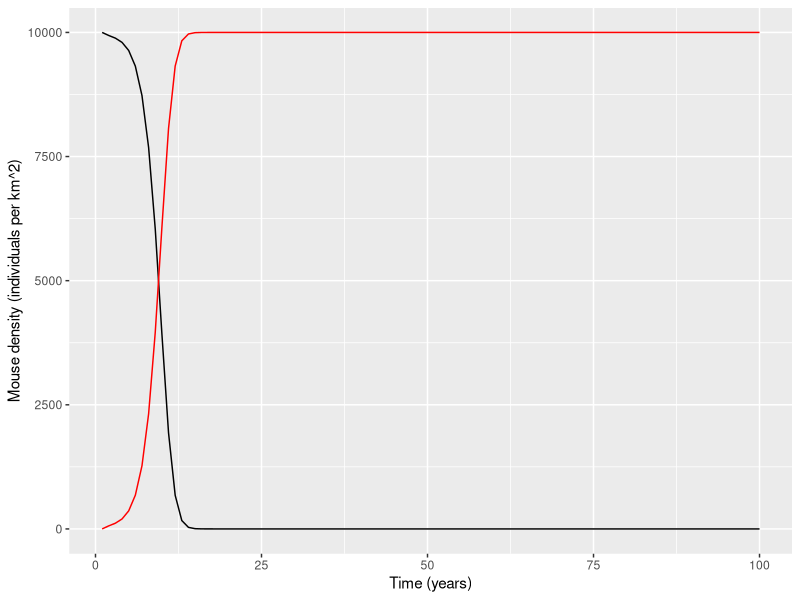
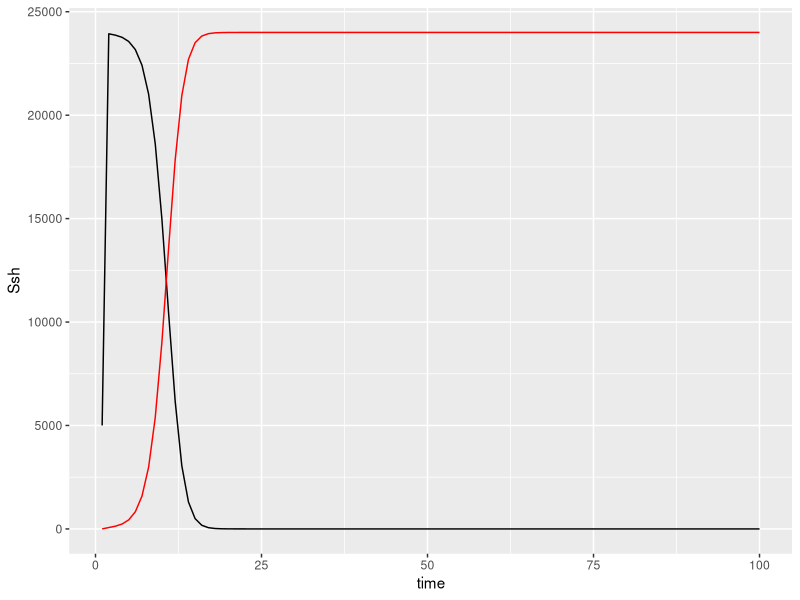
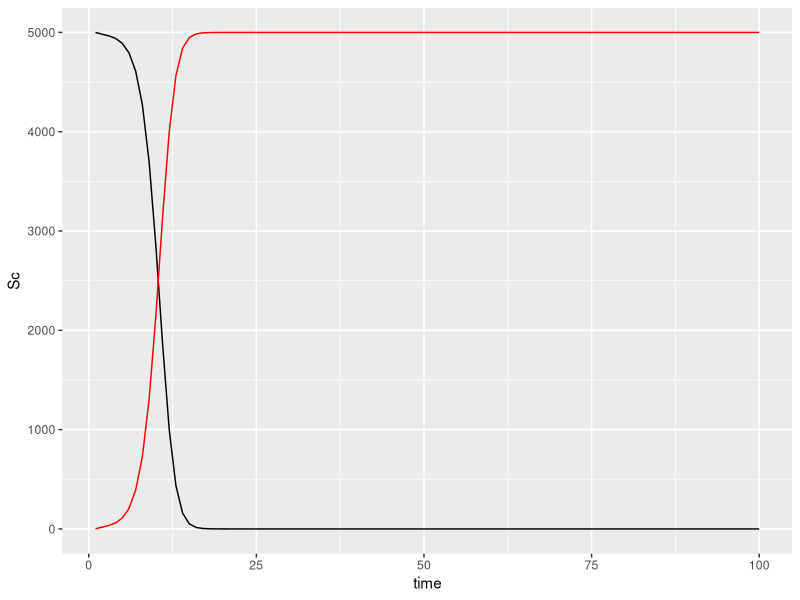
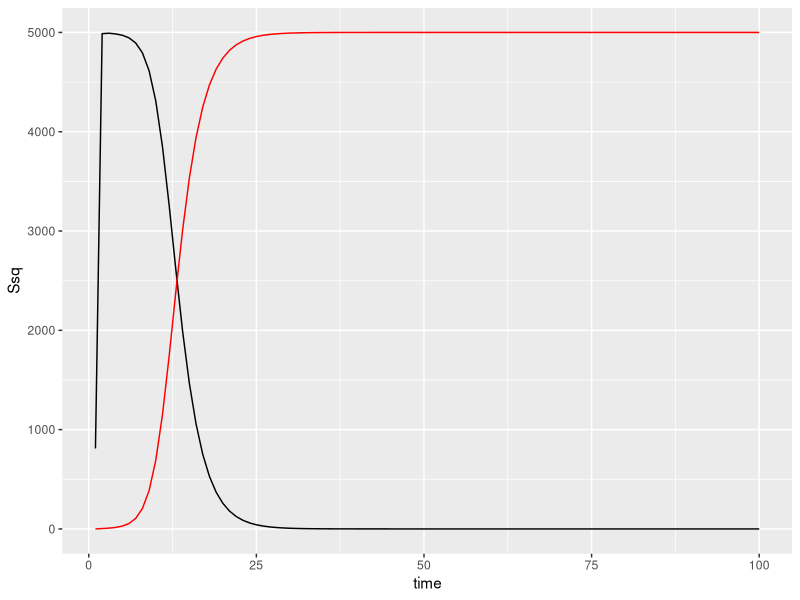
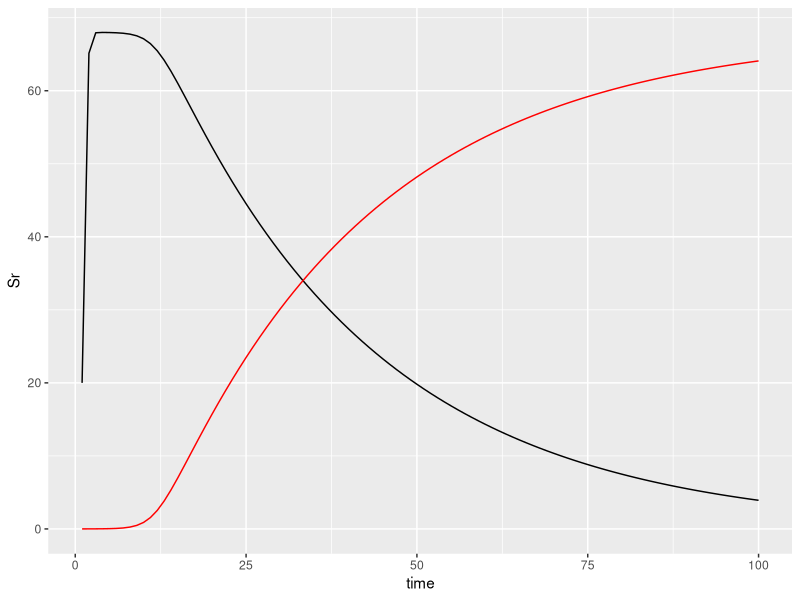
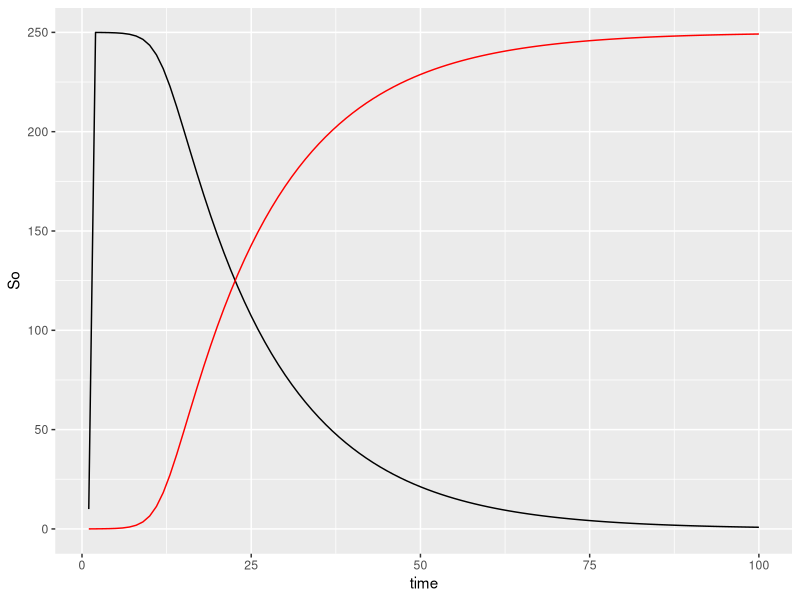
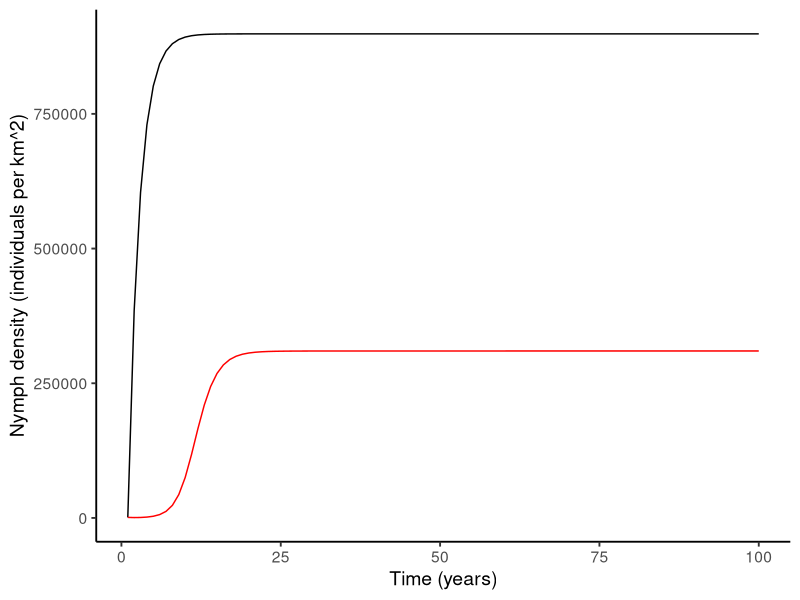

These figures' R source, in order: (Note: this script raises an error after producing the figures.)
library(deSolve)
library(dplyr)
library(ggplot2)

pars <- c(u = 0.2,
          b = 80000,
          rfp = 0,
          gfp = 0,
          coyp = 0,
          Tmt1 = 0.921,
          Tmt2 = 0.465,
          Tmt3 = 0.55,
          Tmt4 = 0.147,
          Tmt5 = 0.013,
          Tmt6 = 0.026,
          r1 = 16.65,
          r2 = 18,
          r3 = 7.5,
          r4 = 8,
          r5 = 4,
          r6 = 16,
          K1 = 10000,
          K2 = 24000,
          K3 = 5000,
          K4 = 5000,
          K5 = 68,
          K6 = 250,
          v = 500000,
          p_rf_wfm = 0.01825,
          p_gf_wfm = 0.04108,
          p_coy_wfm = 0.06388,
          p_rf_sh = 0.00366,
          p_gf_sh = 0.00102,
          p_coy_sh = 0.06352,
          p_rf_ch = 0,
          p_gf_ch = 0.00185,
          p_coy_ch = 0,
          p_rf_sq = 0.008148,
          p_gf_sq = 0.00333,
          p_coy_sq = 0.06086,
          p_rf_rac = 0.053,
          p_gf_rac = 0.00675,
          p_coy_rac = 0.0493,
          p_rf_op = 0.041,
          p_gf_op = 0.0031,
          p_coy_op = 0.726
          
)

pars_og <- pars

full_model <- function(pars, times) {
  # initial state 
  state <- c(Nm = 10000, Nsh = 5000, Nc = 5000, Nsq = 810, Nr = 20, No = 10, Sm = 10000, Ssh = 5000, Sc = 5000, Ssq = 810, Sr = 20, So = 10, Im = 0, Ish = 0, Ic = 0, Isq = 0, Ir = 0, Io = 0, St = 1000, It = 1000, Jt = 0)
  # derivative
  deriv <- function(t, state, pars) {
    with(as.list(c(state, pars)), {
      d_Nm = r1*Nm*(1-Nm/K1) -Nm*(p_rf_wfm*rfp +p_gf_wfm*gfp +p_coy_wfm*coyp)
      d_Nsh = r2*Nsh*(1-Nsh/K2) -Nsh*(p_rf_sh*rfp +p_gf_sh*gfp +p_coy_sh*coyp)
      d_Nc = r3*Nc*(1-Nc/K3) -Nc*(p_rf_ch*rfp + p_gf_ch*gfp + p_coy_ch*coyp)
      d_Nsq = r4*Nsq*(1-Nsq/K4) -Nsq*(p_rf_sq*rfp +p_gf_sq*gfp +p_coy_sq*coyp)
      d_Nr = r5*Nr*(1-Nr/K5) -Nr*(p_rf_rac*rfp +p_gf_rac*gfp +p_coy_rac*coyp)
      d_No = r6*No*(1-No/K6) -No*(p_rf_op*rfp +p_gf_op*gfp +p_coy_op*coyp)
      d_Sm = r1*Nm*(1-Nm/K1) -Tmt1*It*Sm/(b+Nm+Nsh+Nc+Nsq+Nr+No) -(Sm/Nm)*Nm*(p_rf_wfm*rfp +p_gf_wfm*gfp +p_coy_wfm*coyp)
      d_Ssh = r2*Nsh*(1-Nsh/K2) -Tmt2*It*Ssh/(b+Nm+Nsh+Nc+Nsq+Nr+No) -(Ssh/Nsh)*Nsh*(p_rf_sh*rfp +p_gf_sh*gfp +p_coy_sh*coyp)
      d_Sc = r3*Nc*(1-Nc/K3) -Tmt3*It*Sc/(b+Nm+Nsh+Nc+Nsq+Nr+No) -(Sc/Nc)*Nc*(p_rf_ch*rfp + p_gf_ch*gfp + p_coy_ch*coyp)
      d_Ssq = r4*Nsq*(1-Nsq/K4) -Tmt4*It*Ssq/(b+Nm+Nsh+Nc+Nsq+Nr+No) -(Ssq/Nsq)*Nsq*(p_rf_sq*rfp +p_gf_sq*gfp +p_coy_sq*coyp)
      d_Sr = r5*Nr*(1-Nr/K5) -Tmt5*It*Sr/(b+Nm+Nsh+Nc+Nsq+Nr+No) -(Sr/Nr)*Nr*(p_rf_rac*rfp +p_gf_rac*gfp +p_coy_rac*coyp)
      d_So = r6*No*(1-No/K6) -Tmt6*It*So/(b+Nm+Nsh+Nc+Nsq+Nr+No) -(So/No)*No*(p_rf_op*rfp +p_gf_op*gfp +p_coy_op*coyp)
      d_Im = Tmt1*It*Sm/(b+Nm+Nsh+Nc+Nsq+Nr+No) -(Im/Nm)*Nm*(p_rf_wfm*rfp +p_gf_wfm*gfp +p_coy_wfm*coyp)
      d_Ish = Tmt2*It*Ssh/(b+Nm+Nsh+Nc+Nsq+Nr+No) -(Ish/Nsh)*Nsh*(p_rf_sh*rfp +p_gf_sh*gfp +p_coy_sh*coyp)
      d_Ic = Tmt3*It*Sc/(b+Nm+Nsh+Nc+Nsq+Nr+No) -(Ic/Nc)*Nc*(p_rf_ch*rfp + p_gf_ch*gfp + p_coy_ch*coyp)
      d_Isq = Tmt4*It*Ssq/(b+Nm+Nsh+Nc+Nsq+Nr+No) -(Isq/Nsq)*Nsq*(p_rf_sq*rfp +p_gf_sq*gfp +p_coy_sq*coyp)
      d_Ir = Tmt5*It*Sr/(b+Nm+Nsh+Nc+Nsq+Nr+No) -(Ir/Nr)*Nr*(p_rf_rac*rfp +p_gf_rac*gfp +p_coy_rac*coyp)
      d_Io = Tmt6*It*So/(b+Nm+Nsh+Nc+Nsq+Nr+No) -(Io/No)*No*(p_rf_op*rfp +p_gf_op*gfp +p_coy_op*coyp)
      d_St = v - St*(Nm+Nsh+Nc+Nsq+Nr+No)/(b+Nm+Nsh+Nc+Nsq+Nr+No) - u*St

      d_It = St*(Tmt1*Im+Tmt2*Ish+Tmt3*Ic+Tmt4*Isq+Tmt5*Ir+Tmt6*Io)/(b+Nm+Nsh+Nc+Nsq+Nr+No) - (Nm+Nsh+Nc+Nsq+Nr+No)/(b+Nm+Nsh+Nc+Nsq+Nr+No)*It - u*It
      d_Jt = (Sm+Ssh+Sc+Ssq+Sr+So)+(((1-Tmt1)*Im)+((1-Tmt2)*Ish)+((1-Tmt3)*Ic)+((1-Tmt4)*Isq)+((1-Tmt5)*Ir)+((1-Tmt6)*Io))/(b+Nm+Nsh+Nc+Nsq+Nr+No)*St-(Nm+Nsh+Nc+Nsq+Nr+No)/(b+Nm+Nsh+Nc+Nsq+Nr+No)*Jt-u*Jt
    
      return(list(c(Nm = d_Nm, Nsh = d_Nsh, Nc = d_Nc, Nsq = d_Nsq, Nr = d_Nr, No = d_No, Sm = d_Sm, Ssh = d_Ssh, Sc = d_Sc, Ssq = d_Ssq, Sr = d_Sr, So = d_So, Im = d_Im, Ish = d_Ish, Ic = d_Ic, Isq = d_Isq, Ir = d_Ir, Io = d_Io, St = d_St, It = d_It, Jt = d_Jt)))
    })
  }
  # solve
  ode(y = state, times = times, func = deriv, parms = pars)
}

# run the model and check results
full_results <- full_model(pars = pars, times = 1:100)
full_results <- as_tibble(full_results)

## plot mice
full_results %>%
  ggplot(aes(time,Sm)) + 
  geom_line() +
  geom_line(aes(time,Im), col = 'red')+
  ylab("Mouse density (individuals per km^2)")+
  xlab("Time (years)")

## plot shrew
full_results %>%
  ggplot(aes(time,Ssh)) + 
  geom_line() +
  geom_line(aes(time,Ish), col = 'red')

## plot chipmunk
full_results %>%
  ggplot(aes(time,Sc)) + 
  geom_line() +
  geom_line(aes(time,Ic), col = 'red')

## plot squirrel
full_results %>%
  ggplot(aes(time,Ssq)) + 
  geom_line() +
  geom_line(aes(time,Isq), col = 'red')

## plot raccoon
full_results %>%
  ggplot(aes(time,Sr)) + 
  geom_line() +
  geom_line(aes(time,Ir), col = 'red')

## plot opossum
full_results %>%
  ggplot(aes(time,So)) + 
  geom_line() +
  geom_line(aes(time,Io), col = 'red')

## plot tick
full_results %>%
  ggplot(aes(time,St)) + 
  geom_line() +
  geom_line(aes(time,It), col = 'red')+
  ylab("Nymph density (individuals per km^2)")+
  xlab("Time (years)")+
  theme_classic(base_size = 14)
## NIP
full_results$It[100] / (full_results$It[100]+full_results$St[100])

#### run model with different predator densities
is.atomic(rf_results)
is.atomic(pars)
is.atomic(full_results)

full_results <- as.data.frame(full_results)

rf_results <- data.frame(rf=seq(from = 0, to = 25, length = 100), DIN = numeric(100), NIP = numeric (100))

pars <- pars_og

for (i in 1:100) {
  pars['rfp'] <- rf_results$rf[i]
  full_results <- full_model(pars = pars, times = 1:100)
  full_results <- as_tibble(full_results)
  rf_results$DIN[i] <- full_results$It[100]
  rf_results$NIP[i] <- full_results$It[100] / (full_results$It[100]+full_results$St[100])
}

xlab <- expression(paste("Red fox density (per km"^2, ')'))
ylab <- expression(paste("DIN (per km"^2, ')'))
NIP_range <- c(0.075,0.26)
DIN_range <- c(75000,310000)


rf_DIN <- rf_results%>%
  ggplot(aes(x=rf, y=DIN))+
  geom_line()+
  xlab(xlab)+
  ylab('')+
  ylim(DIN_range)+
  theme_classic(base_size = 14)
rf_DIN

rf_NIP <- rf_results%>%
  ggplot(aes(x=rf, y=NIP))+
  geom_line()+
  xlab(xlab)+
  ylab("")+
  ylim(NIP_range)+
  theme_classic(base_size = 14)
rf_NIP


gf_results <- data.frame(gf=seq(from = 0, to = 25, length = 100), DIN = numeric(100), NIP = numeric (100))

pars <- pars_og


for (i in 1:100) {
  pars['gfp'] <- gf_results$gf[i]
  full_results <- full_model(pars = pars, times = 1:100)
  full_results <- as_tibble(full_results)
  gf_results$DIN[i] <- full_results$It[100]
  gf_results$NIP[i] <- full_results$It[100] / (full_results$It[100]+full_results$St[100])
}

xlab <- expression(paste("Gray fox density (per km"^2, ')'))
ylab <- expression(paste("DIN (per km"^2, ')'))


gf_DIN <- gf_results%>%
  ggplot(aes(x=gf, y=DIN))+
  geom_line()+
  xlab(xlab)+
  ylab('')+
  ylim(DIN_range)+
  theme_classic(base_size = 14)
gf_DIN

gf_NIP <- gf_results%>%
  ggplot(aes(x=gf, y=NIP))+
  geom_line()+
  xlab(xlab)+
  ylab("")+
  ylim(NIP_range)+
  theme_classic(base_size = 14)
gf_NIP


coy_results <- data.frame(coy=seq(from = 0, to = 25, length = 100), DIN = numeric(100), NIP = numeric (100))

pars <- pars_og


for (i in 1:100) {
  pars['coyp'] <- coy_results$coy[i]
  full_results <- full_model(pars = pars, times = 1:100)
  full_results <- as_tibble(full_results)
  coy_results$DIN[i] <- full_results$It[100]
  coy_results$NIP[i] <- full_results$It[100] / (full_results$It[100]+full_results$St[100])
}

xlab <- expression(paste("Coyote density (per km"^2, ')'))
ylab <- expression(paste("DIN (per km"^2, ')'))


coy_DIN <- coy_results%>%
  ggplot(aes(x=coy, y=DIN))+
  geom_line()+
  xlab(xlab)+
  ylab(ylab)+
  ylim(DIN_range)+
  theme_classic(base_size = 14)
coy_DIN

coy_NIP <- coy_results%>%
  ggplot(aes(x=coy, y=NIP))+
  geom_line()+
  xlab(xlab)+
  ylab('NIP')+
  ylim(NIP_range)+
  theme_classic(base_size = 14)
coy_NIP



library(cowplot)
model_result_fig <- plot_grid(coy_NIP, rf_NIP, gf_NIP,
                     coy_DIN, rf_DIN, gf_DIN,
                     ncol = 3)
  
ggsave('figures/figure3.pdf', model_result_fig, width = 10, height = 6, units = 'in')
ggsave('figures/figure3.png', model_result_fig, width = 10, height = 6, units = 'in')
